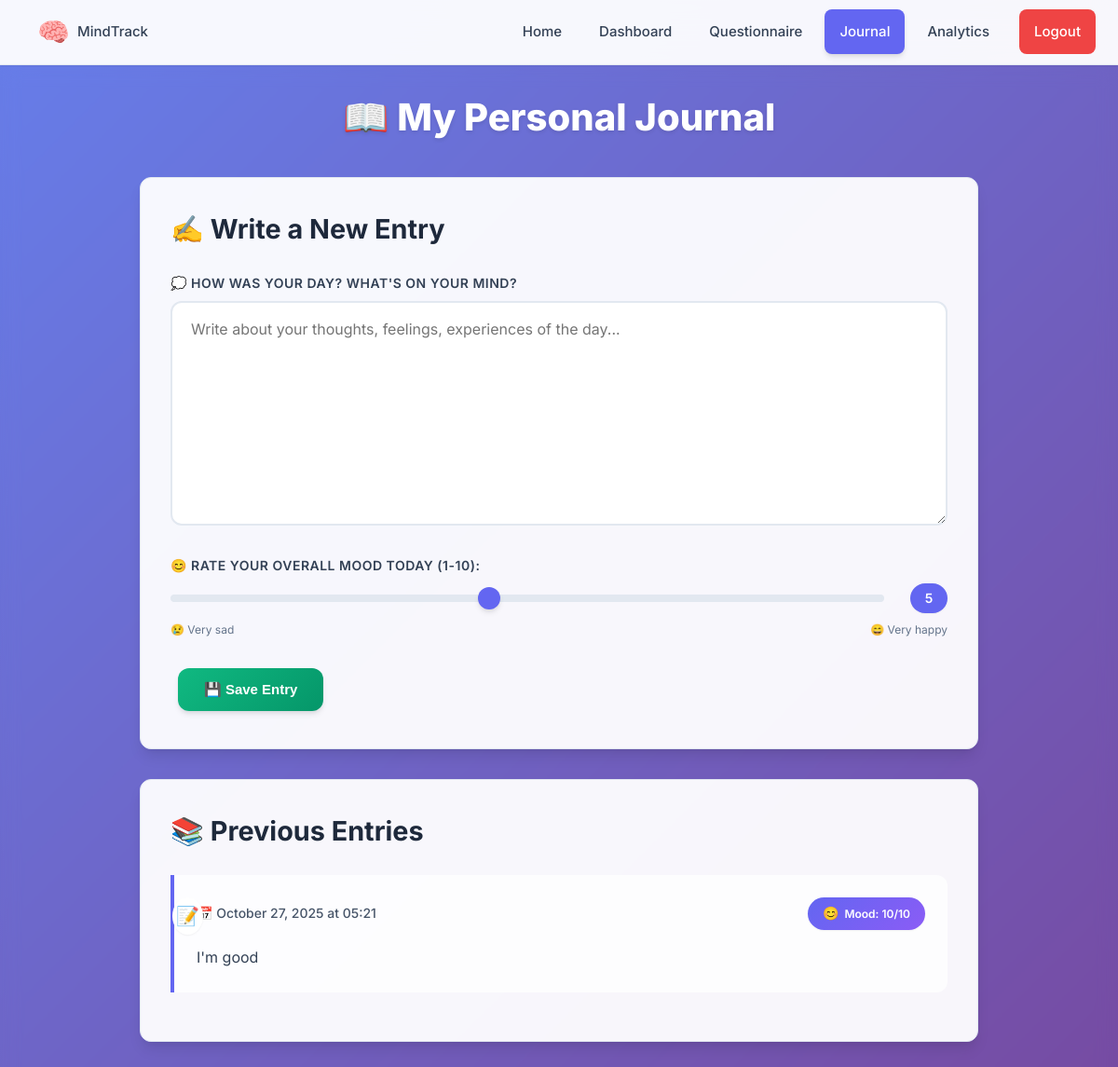
Screenshot of /journal (signed in) with the database file from the repository.
### models.py (models this page shows)
class JournalEntry(db.Model):
    __tablename__ = "journal_entry"
    id = db.Column(db.Integer, primary_key=True)
    user_id = db.Column(db.Integer, db.ForeignKey('user.id'), nullable=False)
    content = db.Column(db.Text, nullable=False)
    mood_rating = db.Column(db.Integer)  # 1-10 scale
    created_at = db.Column(db.DateTime, default=datetime.utcnow)
    user = db.relationship('User', backref=db.backref('journal_entries', lazy=True))

### app.py (the view, shortened to what this page needs)
@app.route('/journal', methods=['GET', 'POST'])
@login_required
def journal():
    entries = JournalEntry.query.filter_by(user_id=current_user.id).order_by(JournalEntry.created_at.desc()).limit(10).all()
    return render_template('journal.html', entries=entries)

### app.py (called while the page is built)
@login_manager.user_loader
def load_user(user_id):
    return User.get(user_id)

### models.py (called while the page is built)
    @staticmethod
    def get(user_id):
        return User.query.get(int(user_id))

### templates/journal.html (shortened to what this page needs)
{% extends "layout.html" %}
{% block content %}
  <h1>📖 My Personal Journal</h1>
  <div class="journal-container">
    <div class="new-entry-section">
      <h2>✍️ Write a New Entry</h2>
      <form method="POST" action="{{ url_for('journal') }}">
        <div class="form-group">
          <label for="entry">💭 How was your day? What's on your mind?</label>
          <textarea name="entry" id="entry" rows="8" placeholder="Write about your thoughts, feelings, experiences of the day..." required></textarea>
        </div>
        <div class="form-group">
          <label for="mood_rating">😊 Rate your overall mood today (1-10):</label>
          <div style="display: flex; align-items: center; gap: 16px;">
            <input type="range" name="mood_rating" id="mood_rating" min="1" max="10" value="5" required>
            <span id="mood_value" class="range-value">5</span>
          </div>
          <div style="display: flex; justify-content: space-between; margin-top: 8px; font-size: 12px; color: var(--gray-500);">
            <span>😢 Very sad</span>
            <span>😄 Very happy</span>
          </div>
        </div>
        <button type="submit" class="btn btn-success">💾 Save Entry</button>
      </form>
    </div>
    <div class="entries-section">
      <h2>📚 Previous Entries</h2>
      {% if entries %}
        {% for entry in entries %}
        <div class="journal-entry">
          <div class="entry-header">
            <span class="entry-date">📅 {{ entry.created_at.strftime('%B %d, %Y at %H:%M') }}</span>
            <span class="mood-badge">Mood: {{ entry.mood_rating }}/10</span>
          </div>
          <div class="entry-content">
            {{ entry.content }}
          </div>
        </div>
        {% endfor %}
      {% else %}
        <div style="text-align: center; padding: 40px; color: var(--gray-500);">
          <div style="font-size: 48px; margin-bottom: 16px;">📝</div>
          <p>No journal entries yet.</p>
          <p>Start writing to track your thoughts and feelings!</p>
        </div>
      {% endif %}
    </div>
  </div>
{% endblock %}

### static/styles.css (style rules this page uses)
* { margin: 0; padding: 0; box-sizing: border-box; }
:root { --primary-color: #6366f1; --primary-dark: #4f46e5; --primary-light: #8b5cf6; --secondary-color: #06b6d4; --success-color: #10b981; --warning-color: #f59e0b; --danger-color: #ef4444; --dark-color: #1f2937; --light-color: #f8fafc; --gray-100: #f1f5f9; --gray-200: #e2e8f0; --gray-300: #cbd5e1; --gray-400: #94a3b8; --gray-500: #64748b; --gray-600: #475569; --gray-700: #334155; --gray-800: #1e293b; --shadow-sm: 0 1px 2px 0 rgba(0, 0, 0, 0.05); --shadow-md: 0 4px 6px -1px rgba(0, 0, 0, 0.1), 0 2px 4px -1px rgba(0, 0, 0, 0.06); --shadow-lg: 0 10px 15px -3px rgba(0, 0, 0, 0.1), 0 4px 6px -2px rgba(0, 0, 0, 0.05); --shadow-xl: 0 20px 25px -5px rgba(0, 0, 0, 0.1), 0 10px 10px -5px rgba(0, 0, 0, 0.04); --border-radius: 12px; --transition: all 0.3s cubic-bezier(0.4, 0, 0.2, 1); }
body { font-family: 'Inter', -apple-system, BlinkMacSystemFont, 'Segoe UI', Roboto, sans-serif; line-height: 1.6; color: var(--gray-800); background: linear-gradient(135deg, #667eea 0%, #764ba2 100%); background-attachment: fixed; min-height: 100vh; }
.btn { display: inline-flex; align-items: center; justify-content: center; gap: 8px; padding: 14px 28px; margin: 8px; border: none; border-radius: var(--border-radius); text-decoration: none; font-size: 15px; font-weight: 600; cursor: pointer; transition: var(--transition); position: relative; overflow: hidden; min-width: 120px; }
.btn::before { content: ''; position: absolute; top: 0; left: -100%; width: 100%; height: 100%; background: linear-gradient(90deg, transparent, rgba(255,255,255,0.2), transparent); transition: left 0.5s; }
.btn-success { background: linear-gradient(135deg, var(--success-color) 0%, #059669 100%); color: white; box-shadow: var(--shadow-md); }
.form-group { margin-bottom: 24px; position: relative; }
.form-group label { display: block; margin-bottom: 8px; font-weight: 600; color: var(--gray-700); font-size: 14px; text-transform: uppercase; letter-spacing: 0.5px; }
.form-group input, .form-group select, .form-group textarea { width: 100%; padding: 16px 20px; border: 2px solid var(--gray-200); border-radius: var(--border-radius); font-size: 16px; transition: var(--transition); background: white; font-family: inherit; }
.form-group textarea { resize: vertical; min-height: 140px; line-height: 1.6; }
.form-group input[type="range"] { -webkit-appearance: none; appearance: none; height: 8px; background: var(--gray-200); border-radius: 4px; outline: none; padding: 0; }
.range-value { display: inline-flex; align-items: center; justify-content: center; min-width: 40px; height: 32px; background: var(--primary-color); color: white; border-radius: 16px; font-weight: 600; font-size: 14px; margin-left: 12px; box-shadow: var(--shadow-sm); }
.journal-container { max-width: 900px; margin: 0 auto; }
.new-entry-section, .entries-section { background: rgba(255, 255, 255, 0.95); backdrop-filter: blur(20px); padding: 32px; border-radius: var(--border-radius); box-shadow: var(--shadow-lg); margin-bottom: 32px; border: 1px solid var(--gray-200); }
.journal-entry { border-left: 4px solid var(--primary-color); padding: 24px; margin-bottom: 20px; background: rgba(255, 255, 255, 0.8); border-radius: 0 var(--border-radius) var(--border-radius) 0; transition: var(--transition); position: relative; }
.journal-entry::before { content: '📝'; position: absolute; top: 24px; left: -2px; font-size: 20px; background: white; padding: 4px; border-radius: 50%; box-shadow: var(--shadow-sm); }
.entry-header { display: flex; justify-content: space-between; align-items: center; margin-bottom: 16px; flex-wrap: wrap; gap: 12px; }
.entry-date { color: var(--gray-600); font-size: 14px; font-weight: 500; }
.mood-badge { background: linear-gradient(135deg, var(--primary-color) 0%, var(--primary-light) 100%); color: white; padding: 6px 16px; border-radius: 20px; font-size: 12px; font-weight: 600; box-shadow: var(--shadow-sm); display: flex; align-items: center; gap: 6px; }
.mood-badge::before { content: '😊'; font-size: 14px; }
.entry-content { line-height: 1.7; color: var(--gray-700); font-size: 16px; }
h1 { font-size: 2.5em; font-weight: 800; color: white; text-align: center; margin-bottom: 32px; text-shadow: 0 2px 4px rgba(0,0,0,0.1); }
h2 { font-size: 1.8em; font-weight: 700; color: var(--gray-800); margin-bottom: 24px; }

### rows the page displays
JournalEntry: created_at "October 27, 2025 at 05:21", mood_rating "10", content "I'm good"
